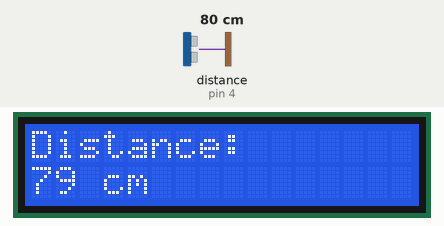
The sketch below on a simulated Arduino Uno, built with avr-gcc and run on an emulated ATmega328P. Shown: 16×2 character LCD. Wiring (inferred from the names in the program): ultrasonic range finder: trigger pin 3; echo pin 4. The test bench sets the inputs (shaded band); at power-on: distance to the obstacle (sensor on pin 4) 80 cm. The echo pulse lasts 58.3 µs per cm.

Above: at 1.2 s.
1.3 s: distance to the obstacle (sensor on pin 4) set to 9 cm
At 2.9 s:
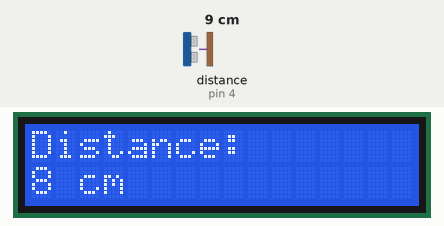
4.3 s: distance to the obstacle (sensor on pin 4) set to 2 cm
At 5.3 s:
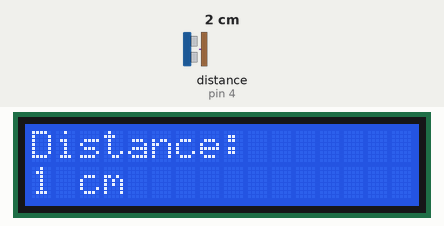
6.0 s: distance to the obstacle (sensor on pin 4) set to 4 cm
At 6.7 s:
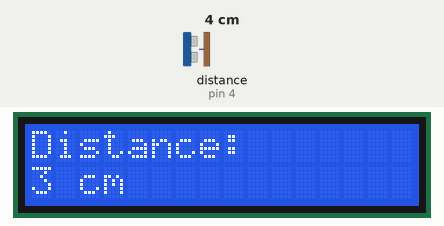
Timing chart, 0 to 9.0 s (numbered marks = the images above; inputs shaded):
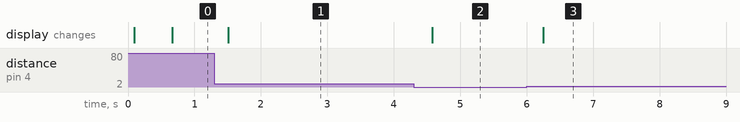

Measured:
- after the input at 1.3 s, the display: changes after 0.21 s (image 1)
- after the input at 4.3 s, the display: changes after 0.28 s (image 2)
- after the input at 6.0 s, the display: changes after 0.25 s (image 3)

The sketch:

HelloWorld.ino
```cpp
#include "SR04.h"
#include "LiquidCrystal.h"
#define TRIG_PIN 3
#define ECHO_PIN 4

SR04 sr04 = SR04(ECHO_PIN,TRIG_PIN);
long a;
LiquidCrystal lcd(7, 8, 9, 10, 11, 12);

void setup() {
  lcd.begin(16, 2);               //set up LCD with proper dimensions
  lcd.print("Distance: ");        //print first line
}

void loop() {
  a=sr04.Distance();              //get distance
  lcd.setCursor(0, 1);            //set cursor back to home
  lcd.print("                ");  //  and then do a ghetto screen refresh
  lcd.setCursor(0, 1);            //set cursor back to home
  lcd.print(a);                   //  and print out distance
  Serial.println(a);              //  and send to serials
  lcd.print(" cm");               //  and print units
  delay(250);                     //refresh rate
}
```
